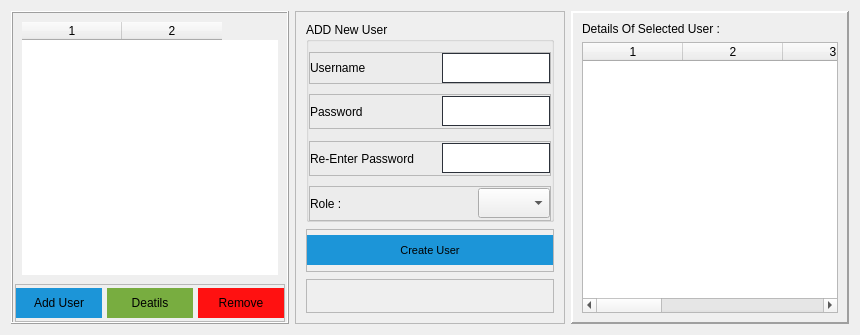
                        <widget class="QWidget" name="page_users_setting">
                         <layout class="QHBoxLayout" name="horizontalLayout_6">
                          <item>
                           <widget class="QFrame" name="frame_19">
                            <property name="maximumSize">
                             <size>
                              <width>280</width>
                              <height>16777215</height>
                             </size>
                            </property>
                            <property name="styleSheet">
                             <string notr="true"/>
                            </property>
                            <property name="frameShape">
                             <enum>QFrame::Box</enum>
                            </property>
                            <property name="frameShadow">
                             <enum>QFrame::Raised</enum>
                            </property>
                            <layout class="QVBoxLayout" name="verticalLayout_44">
                             <property name="spacing">
                              <number>0</number>
                             </property>
                             <property name="leftMargin">
                              <number>0</number>
                             </property>
                             <property name="topMargin">
                              <number>0</number>
                             </property>
                             <property name="rightMargin">
                              <number>0</number>
                             </property>
                             <property name="bottomMargin">
                              <number>0</number>
                             </property>
                             <item>
                              <widget class="QScrollArea" name="scrollArea">
                               <property name="styleSheet">
                                <string notr="true">border:Transparent</string>
                               </property>
                               <property name="widgetResizable">
                                <bool>true</bool>
                               </property>
                               <widget class="QWidget" name="scrollAreaWidgetContents_3">
                                <property name="geometry">
                                 <rect>
                                  <x>0</x>
                                  <y>0</y>
                                  <width>276</width>
                                  <height>702</height>
                                 </rect>
                                </property>
                                <layout class="QHBoxLayout" name="horizontalLayout_29">
                                 <item>
                                  <widget class="QTableWidget" name="tableWidget_users">
                                   <property name="editTriggers">
                                    <set>QAbstractItemView::NoEditTriggers</set>
                                   </property>
                                   <property name="showDropIndicator" stdset="0">
                                    <bool>false</bool>
                                   </property>
                                   <property name="dragDropOverwriteMode">
                                    <bool>false</bool>
                                   </property>
                                   <property name="columnCount">
                                    <number>2</number>
                                   </property>
                                   <column/>
                                   <column/>
                                  </widget>
                                 </item>
                                </layout>
                               </widget>
                              </widget>
                             </item>
                             <item alignment="Qt::AlignHCenter">
                              <widget class="QFrame" name="frame_21">
                               <property name="minimumSize">
                                <size>
                                 <width>270</width>
                                 <height>38</height>
                                </size>
                               </property>
                               <property name="frameShape">
                                <enum>QFrame::StyledPanel</enum>
                               </property>
                               <property name="frameShadow">
                                <enum>QFrame::Raised</enum>
                               </property>
                               <layout class="QHBoxLayout" name="horizontalLayout_28">
                                <property name="spacing">
                                 <number>5</number>
                                </property>
                                <property name="leftMargin">
                                 <number>0</number>
                                </property>
                                <property name="topMargin">
                                 <number>0</number>
                                </property>
                                <property name="rightMargin">
                                 <number>0</number>
                                </property>
                                <property name="bottomMargin">
                                 <number>0</number>
                                </property>
                                <item>
                                 <widget class="QPushButton" name="add_user_btn">
                                  <property name="minimumSize">
                                   <size>
                                    <width>0</width>
                                    <height>30</height>
                                   </size>
                                  </property>
                                  <property name="cursor">
                                   <cursorShape>PointingHandCursor</cursorShape>
                                  </property>
                                  <property name="styleSheet">
                                   <string notr="true">QPushButton{
background: #1C95D8;
border: Transparent;
}

QPushButton:disabled {
    background-color: #8D8D8D;
}
QPushButton:pressed {
	background-color: rgb(0, 0, 0);
}</string>
                                  </property>
                                  <property name="text">
                                   <string>Add User</string>
                                  </property>
                                 </widget>
                                </item>
                                <item>
                                 <widget class="QPushButton" name="add_user_btn_2">
                                  <property name="minimumSize">
                                   <size>
                                    <width>0</width>
                                    <height>30</height>
                                   </size>
                                  </property>
                                  <property name="cursor">
                                   <cursorShape>PointingHandCursor</cursorShape>
                                  </property>
                                  <property name="styleSheet">
                                   <string notr="true">QPushButton{
background: #78AD40;
border: Transparent;
}

QPushButton:disabled {
    background-color: #8D8D8D;
}
QPushButton:pressed {
	background-color: rgb(0, 0, 0);
}</string>
                                  </property>
                                  <property name="text">
                                   <string>Deatils</string>
                                  </property>
                                 </widget>
                                </item>
                                <item>
                                 <widget class="QPushButton" name="remove_user_btn">
                                  <property name="minimumSize">
                                   <size>
                                    <width>0</width>
                                    <height>30</height>
                                   </size>
                                  </property>
                                  <property name="cursor">
                                   <cursorShape>PointingHandCursor</cursorShape>
                                  </property>
                                  <property name="styleSheet">
                                   <string notr="true">QPushButton{
background: #FF1111;
border: Transparent;
}

QPushButton:disabled {
    background-color: #8D8D8D;
}
QPushButton:pressed {
	background-color: rgb(0, 0, 0);
}</string>
                                  </property>
                                  <property name="text">
                                   <string>Remove</string>
                                  </property>
                                 </widget>
                                </item>
                               </layout>
                              </widget>
                             </item>
                            </layout>
                           </widget>
                          </item>
                          <item alignment="Qt::AlignTop">
                           <widget class="QFrame" name="frame_add_user">
                            <property name="minimumSize">
                             <size>
                              <width>270</width>
                              <height>0</height>
                             </size>
                            </property>
                            <property name="maximumSize">
                             <size>
                              <width>0</width>
                              <height>16777215</height>
                             </size>
                            </property>
                            <property name="frameShape">
                             <enum>QFrame::StyledPanel</enum>
                            </property>
                            <property name="frameShadow">
                             <enum>QFrame::Sunken</enum>
                            </property>
                            <property name="lineWidth">
                             <number>7</number>
                            </property>
                            <property name="midLineWidth">
                             <number>4</number>
                            </property>
                            <layout class="QVBoxLayout" name="verticalLayout_46">
                             <property name="spacing">
                              <number>7</number>
                             </property>
                             <property name="leftMargin">
                              <number>10</number>
                             </property>
                             <property name="topMargin">
                              <number>10</number>
                             </property>
                             <property name="rightMargin">
                              <number>10</number>
                             </property>
                             <property name="bottomMargin">
                              <number>10</number>
                             </property>
                             <item alignment="Qt::AlignTop">
                              <widget class="QGroupBox" name="groupBox">
                               <property name="title">
                                <string>ADD New User</string>
                               </property>
                               <layout class="QVBoxLayout" name="verticalLayout_47">
                                <property name="spacing">
                                 <number>10</number>
                                </property>
                                <property name="leftMargin">
                                 <number>0</number>
                                </property>
                                <property name="topMargin">
                                 <number>10</number>
                                </property>
                                <property name="rightMargin">
                                 <number>0</number>
                                </property>
                                <property name="bottomMargin">
                                 <number>0</number>
                                </property>
                                <item>
                                 <widget class="QFrame" name="frame_42">
                                  <property name="maximumSize">
                                   <size>
                                    <width>16777215</width>
                                    <height>35</height>
                                   </size>
                                  </property>
                                  <property name="frameShape">
                                   <enum>QFrame::StyledPanel</enum>
                                  </property>
                                  <property name="frameShadow">
                                   <enum>QFrame::Raised</enum>
                                  </property>
                                  <layout class="QHBoxLayout" name="horizontalLayout_30">
                                   <property name="spacing">
                                    <number>0</number>
                                   </property>
                                   <property name="leftMargin">
                                    <number>0</number>
                                   </property>
                                   <property name="topMargin">
                                    <number>0</number>
                                   </property>
                                   <property name="rightMargin">
                                    <number>0</number>
                                   </property>
                                   <property name="bottomMargin">
                                    <number>0</number>
                                   </property>
                                   <item>
                                    <widget class="QLabel" name="label_64">
                                     <property name="minimumSize">
                                      <size>
                                       <width>4</width>
                                       <height>0</height>
                                      </size>
                                     </property>
                                     <property name="text">
                                      <string>Username</string>
                                     </property>
                                    </widget>
                                   </item>
                                   <item alignment="Qt::AlignRight">
                                    <widget class="QLineEdit" name="user_id">
                                     <property name="minimumSize">
                                      <size>
                                       <width>0</width>
                                       <height>30</height>
                                      </size>
                                     </property>
                                     <property name="styleSheet">
                                      <string notr="true">QLineEdit{
border-radius: 0px;
border: 1px solid rgb(44, 49, 58);
}

QLineEdit:disabled {
border: 1px solid #CDCDCE;
}</string>
                                     </property>
                                    </widget>
                                   </item>
                                  </layout>
                                 </widget>
                                </item>
                                <item>
                                 <widget class="QFrame" name="frame_44">
                                  <property name="minimumSize">
                                   <size>
                                    <width>0</width>
                                    <height>35</height>
                                   </size>
                                  </property>
                                  <property name="maximumSize">
                                   <size>
                                    <width>16777215</width>
                                    <height>35</height>
                                   </size>
                                  </property>
                                  <property name="frameShape">
                                   <enum>QFrame::StyledPanel</enum>
                                  </property>
                                  <property name="frameShadow">
                                   <enum>QFrame::Raised</enum>
                                  </property>
                                  <layout class="QHBoxLayout" name="horizontalLayout_32">
                                   <property name="spacing">
                                    <number>0</number>
                                   </property>
                                   <property name="leftMargin">
                                    <number>0</number>
                                   </property>
                                   <property name="topMargin">
                                    <number>0</number>
                                   </property>
                                   <property name="rightMargin">
                                    <number>0</number>
                                   </property>
                                   <property name="bottomMargin">
                                    <number>0</number>
                                   </property>
                                   <item>
                                    <widget class="QLabel" name="label_66">
                                     <property name="minimumSize">
                                      <size>
                                       <width>4</width>
                                       <height>0</height>
                                      </size>
                                     </property>
                                     <property name="text">
                                      <string>Password</string>
                                     </property>
                                    </widget>
                                   </item>
                                   <item alignment="Qt::AlignRight">
                                    <widget class="QLineEdit" name="user_pass">
                                     <property name="minimumSize">
                                      <size>
                                       <width>0</width>
                                       <height>30</height>
                                      </size>
                                     </property>
                                     <property name="styleSheet">
                                      <string notr="true">QLineEdit{
border-radius: 0px;
border: 1px solid rgb(44, 49, 58);
}

QLineEdit:disabled {
border: 1px solid #CDCDCE;
}</string>
                                     </property>
                                     <property name="echoMode">
                                      <enum>QLineEdit::Password</enum>
                                     </property>
                                    </widget>
                                   </item>
                                  </layout>
                                 </widget>
                                </item>
                                <item>
                                 <widget class="QFrame" name="frame_43">
                                  <property name="minimumSize">
                                   <size>
                                    <width>0</width>
                                    <height>35</height>
                                   </size>
                                  </property>
                                  <property name="maximumSize">
                                   <size>
                                    <width>16777215</width>
                                    <height>30</height>
                                   </size>
                                  </property>
                                  <property name="frameShape">
                                   <enum>QFrame::StyledPanel</enum>
                                  </property>
                                  <property name="frameShadow">
                                   <enum>QFrame::Raised</enum>
                                  </property>
                                  <layout class="QHBoxLayout" name="horizontalLayout_31">
                                   <property name="leftMargin">
                                    <number>0</number>
                                   </property>
                                   <property name="topMargin">
                                    <number>0</number>
                                   </property>
                                   <property name="rightMargin">
                                    <number>0</number>
                                   </property>
                                   <property name="bottomMargin">
                                    <number>0</number>
                                   </property>
                                   <item>
                                    <widget class="QLabel" name="label_65">
                                     <property name="minimumSize">
                                      <size>
                                       <width>4</width>
                                       <height>0</height>
                                      </size>
                                     </property>
                                     <property name="text">
                                      <string>Re-Enter Password</string>
                                     </property>
                                    </widget>
                                   </item>
                                   <item alignment="Qt::AlignRight">
                                    <widget class="QLineEdit" name="user_re_pass">
                                     <property name="minimumSize">
                                      <size>
                                       <width>0</width>
                                       <height>30</height>
                                      </size>
                                     </property>
                                     <property name="styleSheet">
                                      <string notr="true">QLineEdit{
border-radius: 0px;
border: 1px solid rgb(44, 49, 58);
}

QLineEdit:disabled {
border: 1px solid #CDCDCE;
}</string>
                                     </property>
                                     <property name="echoMode">
                                      <enum>QLineEdit::Password</enum>
                                     </property>
                                    </widget>
                                   </item>
                                  </layout>
                                 </widget>
                                </item>
                                <item>
                                 <widget class="QFrame" name="frame_47">
                                  <property name="minimumSize">
                                   <size>
                                    <width>0</width>
                                    <height>35</height>
                                   </size>
                                  </property>
                                  <property name="maximumSize">
                                   <size>
                                    <width>16777215</width>
                                    <height>30</height>
                                   </size>
                                  </property>
                                  <property name="frameShape">
                                   <enum>QFrame::StyledPanel</enum>
                                  </property>
                                  <property name="frameShadow">
                                   <enum>QFrame::Raised</enum>
                                  </property>
                                  <layout class="QHBoxLayout" name="horizontalLayout_33">
                                   <property name="leftMargin">
                                    <number>0</number>
                                   </property>
                                   <property name="topMargin">
                                    <number>0</number>
                                   </property>
                                   <property name="rightMargin">
                                    <number>0</number>
                                   </property>
                                   <property name="bottomMargin">
                                    <number>0</number>
                                   </property>
                                   <item>
                                    <widget class="QLabel" name="label_67">
                                     <property name="minimumSize">
                                      <size>
                                       <width>4</width>
                                       <height>0</height>
                                      </size>
                                     </property>
                                     <property name="text">
                                      <string>Role :</string>
                                     </property>
                                    </widget>
                                   </item>
                                   <item alignment="Qt::AlignRight">
                                    <widget class="QComboBox" name="user_role">
                                     <property name="minimumSize">
                                      <size>
                                       <width>0</width>
                                       <height>30</height>
                                      </size>
                                     </property>
                                    </widget>
                                   </item>
                                  </layout>
                                 </widget>
                                </item>
                               </layout>
                              </widget>
                             </item>
                             <item>
                              <widget class="QFrame" name="frame_46">
                               <property name="minimumSize">
                                <size>
                                 <width>0</width>
                                 <height>43</height>
                                </size>
                               </property>
                               <property name="frameShape">
                                <enum>QFrame::StyledPanel</enum>
                               </property>
                               <property name="frameShadow">
                                <enum>QFrame::Raised</enum>
                               </property>
                               <layout class="QHBoxLayout" name="horizontalLayout_38">
                                <property name="spacing">
                                 <number>0</number>
                                </property>
                                <property name="leftMargin">
                                 <number>0</number>
                                </property>
                                <property name="topMargin">
                                 <number>0</number>
                                </property>
                                <property name="rightMargin">
                                 <number>0</number>
                                </property>
                                <property name="bottomMargin">
                                 <number>0</number>
                                </property>
                                <item>
                                 <widget class="QPushButton" name="create_user">
                                  <property name="minimumSize">
                                   <size>
                                    <width>0</width>
                                    <height>30</height>
                                   </size>
                                  </property>
                                  <property name="font">
                                   <font>
                                    <pointsize>8</pointsize>
                                    <weight>50</weight>
                                    <bold>false</bold>
                                   </font>
                                  </property>
                                  <property name="cursor">
                                   <cursorShape>PointingHandCursor</cursorShape>
                                  </property>
                                  <property name="styleSheet">
                                   <string notr="true">QPushButton{
background: #1C95D8;
border: Transparent;
}

QPushButton:disabled {
    background-color: #8D8D8D;
}

QPushButton:pressed {
	background-color: rgb(0, 0, 0);
}</string>
                                  </property>
                                  <property name="text">
                                   <string>Create User</string>
                                  </property>
                                 </widget>
                                </item>
                               </layout>
                              </widget>
                             </item>
                             <item>
                              <widget class="QFrame" name="frame_48">
                               <property name="minimumSize">
                                <size>
                                 <width>0</width>
                                 <height>33</height>
                                </size>
                               </property>
                               <property name="frameShape">
                                <enum>QFrame::StyledPanel</enum>
                               </property>
                               <property name="frameShadow">
                                <enum>QFrame::Raised</enum>
                               </property>
                               <layout class="QVBoxLayout" name="verticalLayout_48">
                                <item alignment="Qt::AlignHCenter">
                                 <widget class="QLabel" name="create_user_message">
                                  <property name="text">
                                   <string/>
                                  </property>
                                 </widget>
                                </item>
                               </layout>
                              </widget>
                             </item>
                            </layout>
                           </widget>
                          </item>
                          <item>
                           <widget class="QFrame" name="frame_20">
                            <property name="minimumSize">
                             <size>
                              <width>77</width>
                              <height>0</height>
                             </size>
                            </property>
                            <property name="frameShape">
                             <enum>QFrame::Panel</enum>
                            </property>
                            <property name="frameShadow">
                             <enum>QFrame::Raised</enum>
                            </property>
                            <property name="lineWidth">
                             <number>2</number>
                            </property>
                            <layout class="QVBoxLayout" name="verticalLayout_45">
                             <item>
                              <widget class="QLabel" name="label_52">
                               <property name="maximumSize">
                                <size>
                                 <width>16777215</width>
                                 <height>20</height>
                                </size>
                               </property>
                               <property name="text">
                                <string>Details Of Selected User :</string>
                               </property>
                              </widget>
                             </item>
                             <item>
                              <widget class="QTableWidget" name="tableWidget_2">
                               <property name="columnCount">
                                <number>7</number>
                               </property>
                               <column/>
                               <column/>
                               <column/>
                               <column/>
                               <column/>
                               <column/>
                               <column/>
                              </widget>
                             </item>
                            </layout>
                           </widget>
                          </item>
                         </layout>
                        </widget>
